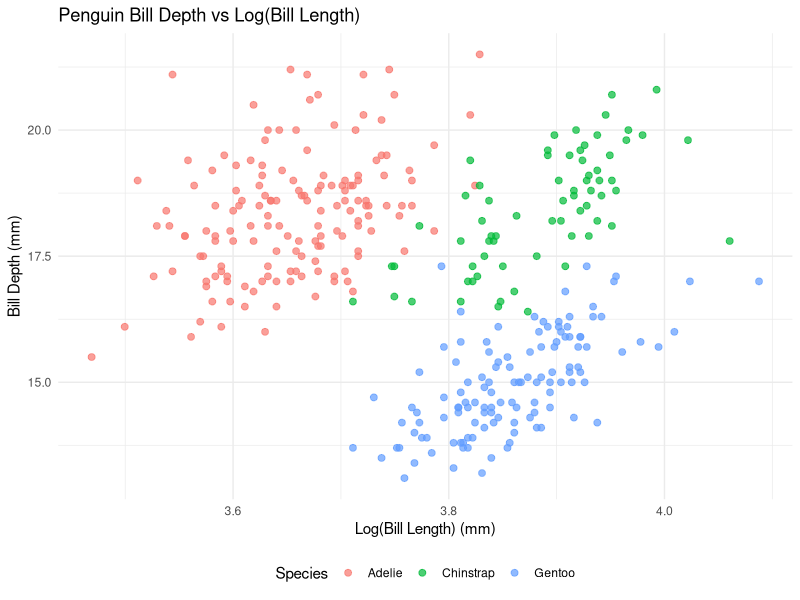
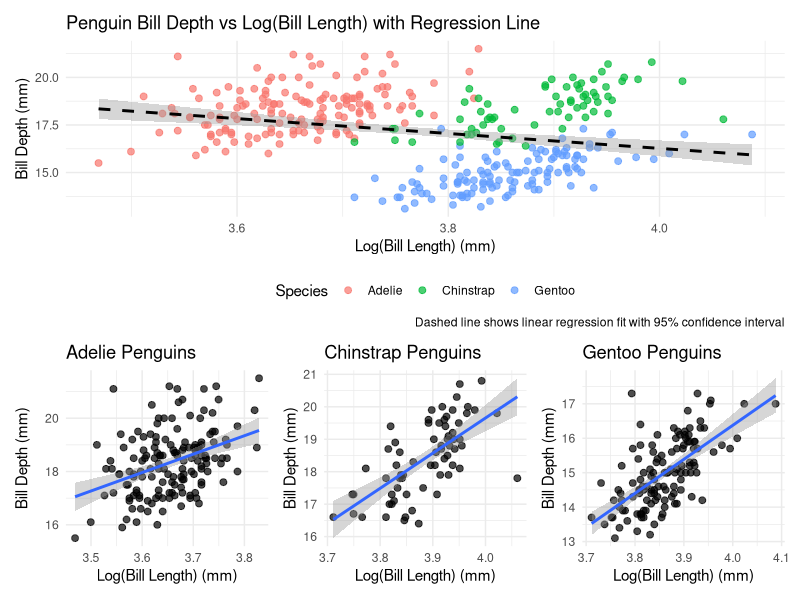
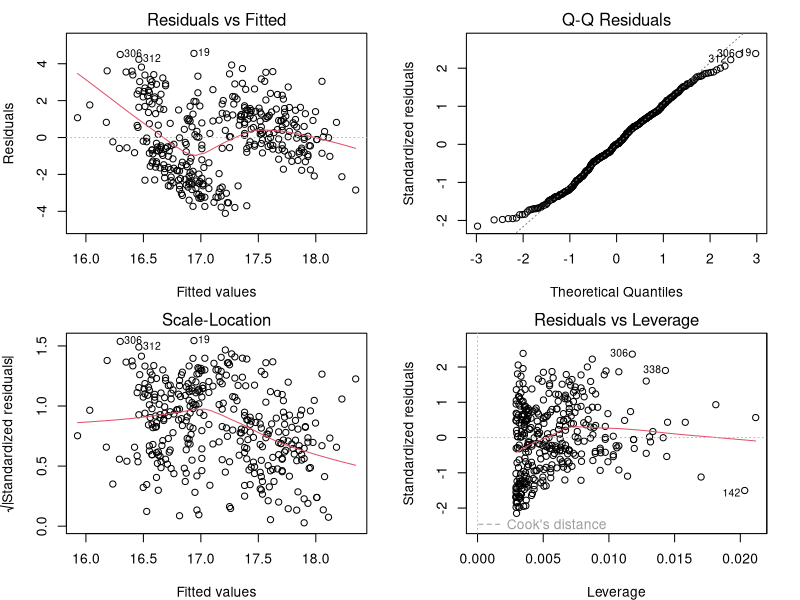

Write the R code that produced these figures, in order.
## ---- chunk 1
knitr::opts_chunk$set(
  collapse = TRUE,
  comment = "#>",
  eval = FALSE
)
## ---- chunk 2
# Define functions needed for the examples
suppressPackageStartupMessages({
  library(palmerpenguins)
  library(ggplot2)
  library(dplyr)
  library(broom)
  library(kableExtra)
  library(purrr)
  library(patchwork)
})

create_bill_plot <- function(data = palmerpenguins::penguins) {
  data %>%
    filter(!is.na(bill_length_mm), !is.na(bill_depth_mm)) %>%
    ggplot(aes(x = log(bill_length_mm), y = bill_depth_mm)) +
    geom_point(aes(color = species), alpha = 0.7, size = 2) +
    labs(
      title = "Penguin Bill Depth vs Log(Bill Length)",
      x = "Log(Bill Length) (mm)",
      y = "Bill Depth (mm)",
      color = "Species"
    ) +
    theme_minimal() +
    theme(legend.position = "bottom")
}

create_enhanced_bill_plot <- function(data = palmerpenguins::penguins) {
  data %>%
    filter(!is.na(bill_length_mm), !is.na(bill_depth_mm)) %>%
    ggplot(aes(x = log(bill_length_mm), y = bill_depth_mm)) +
    geom_point(aes(color = species), alpha = 0.7, size = 2) +
    geom_smooth(method = "lm", se = TRUE, color = "black", linetype = "dashed") +
    labs(
      title = "Penguin Bill Depth vs Log(Bill Length) with Regression Line",
      x = "Log(Bill Length) (mm)",
      y = "Bill Depth (mm)",
      color = "Species",
      caption = "Dashed line shows linear regression fit with 95% confidence interval"
    ) +
    theme_minimal() +
    theme(legend.position = "bottom")
}

fit_bill_model <- function(data = palmerpenguins::penguins) {
  clean_data <- data %>%
    filter(!is.na(bill_length_mm), !is.na(bill_depth_mm)) %>%
    mutate(log_bill_length = log(bill_length_mm))
  
  model <- lm(bill_depth_mm ~ log_bill_length, data = clean_data)
  
  list(
    model = model,
    summary = summary(model),
    r_squared = summary(model)$r.squared,
    coefficients = tidy(model),
    diagnostics = glance(model)
  )
}
## ---- chunk 3
knitr::opts_chunk$set(echo = TRUE, message = FALSE, warning = FALSE, 
                      fig.width = 10, fig.height = 6, dpi = 300)
# library(penguinanalysis)  # Load our package (not needed for demo)
library(palmerpenguins)
library(ggplot2)
library(dplyr)
library(broom)
library(patchwork)  # Added by Dev 3 for plot composition
library(kableExtra)  # Added by Dev 3 for table formatting
## ---- chunk 4
# Dev 1's original scatter plot
initial_plot <- create_bill_plot()
print(initial_plot)
## ---- chunk 5
# Dev 2's regression model
model_results <- fit_bill_model()

# Display model summary
model_results$coefficients %>%
  kable(digits = 4, caption = "Linear Regression Results") %>%
  kable_styling(bootstrap_options = c("striped", "hover"))
## ---- chunk 6
# Dev 3's enhanced visualization suite
enhanced_plot <- create_enhanced_bill_plot()

# Create species-specific analysis
species_plots <- penguins %>%
  filter(!is.na(bill_length_mm), !is.na(bill_depth_mm)) %>%
  split(.$species) %>%
  map(~{
    .x %>%
      ggplot(aes(x = log(bill_length_mm), y = bill_depth_mm)) +
      geom_point(alpha = 0.7, size = 2) +
      geom_smooth(method = "lm", se = TRUE) +
      labs(title = paste(.x$species[1], "Penguins"),
           x = "Log(Bill Length) (mm)", y = "Bill Depth (mm)") +
      theme_minimal()
  })

# Combine plots using patchwork
combined_plot <- enhanced_plot / 
  (species_plots$Adelie + species_plots$Chinstrap + species_plots$Gentoo)

print(combined_plot)
## ---- chunk 7
# Diagnostic plots
par(mfrow = c(2, 2), mar = c(4, 4, 2, 2))
plot(model_results$model)
